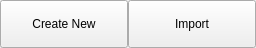
<?xml version="1.0" encoding="UTF-8"?>
<ui version="4.0">
 <class>resource_manager_toolbar</class>
 <widget class="QWidget" name="resource_manager_toolbar">
  <property name="geometry">
   <rect>
    <x>0</x>
    <y>0</y>
    <width>256</width>
    <height>48</height>
   </rect>
  </property>
  <property name="minimumSize">
   <size>
    <width>256</width>
    <height>48</height>
   </size>
  </property>
  <property name="maximumSize">
   <size>
    <width>256</width>
    <height>48</height>
   </size>
  </property>
  <property name="windowTitle">
   <string>Form</string>
  </property>
  <widget class="QPushButton" name="button_import">
   <property name="geometry">
    <rect>
     <x>0</x>
     <y>0</y>
     <width>128</width>
     <height>48</height>
    </rect>
   </property>
   <property name="autoFillBackground">
    <bool>false</bool>
   </property>
   <property name="text">
    <string>Create New</string>
   </property>
   <property name="icon">
    <iconset resource="../res/resources.qrc">
     <normaloff>:/aeon_editor_widgets/icons/create_new</normaloff>:/aeon_editor_widgets/icons/create_new</iconset>
   </property>
   <property name="flat">
    <bool>false</bool>
   </property>
  </widget>
  <widget class="QPushButton" name="button_">
   <property name="geometry">
    <rect>
     <x>128</x>
     <y>0</y>
     <width>128</width>
     <height>48</height>
    </rect>
   </property>
   <property name="autoFillBackground">
    <bool>false</bool>
   </property>
   <property name="text">
    <string>Import</string>
   </property>
   <property name="icon">
    <iconset resource="../res/resources.qrc">
     <normaloff>:/aeon_editor_widgets/icons/open</normaloff>:/aeon_editor_widgets/icons/open</iconset>
   </property>
   <property name="flat">
    <bool>false</bool>
   </property>
  </widget>
 </widget>
 <resources>
  <include location="../res/resources.qrc"/>
 </resources>
 <connections/>
</ui>
